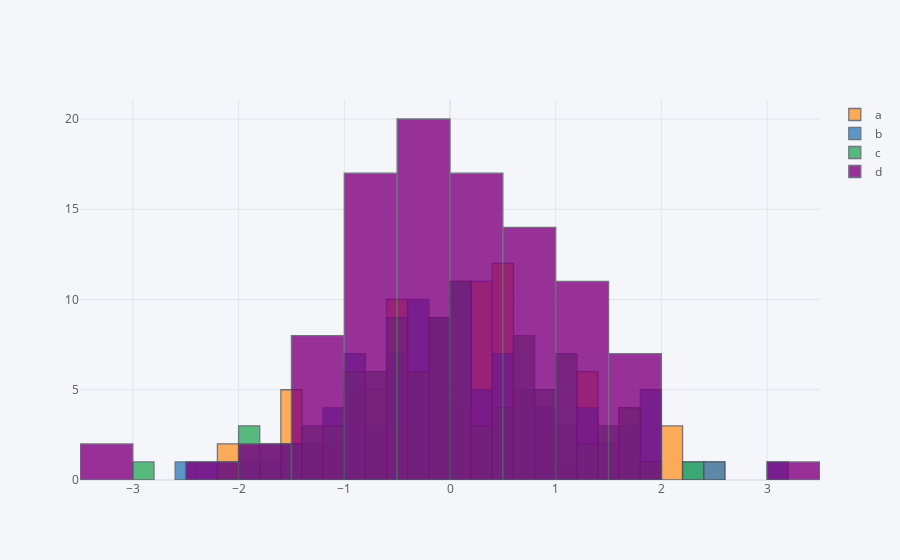

Write notebook code for a chart like this one.
### Code cell
dataframe.iplot(kind='hist', bins=30) #Hacer un histograma sobre todo el dataframe
